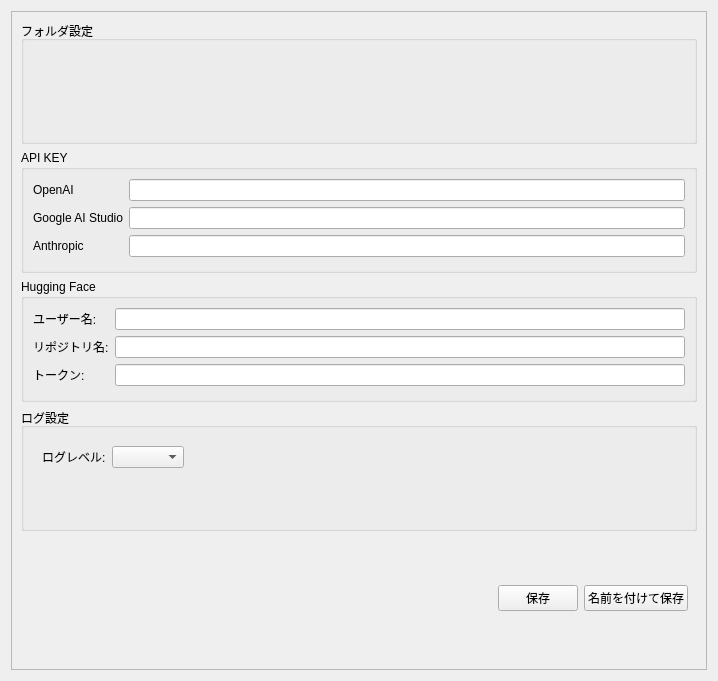
<?xml version="1.0" encoding="UTF-8"?>
<ui version="4.0">
 <class>SettingsWidget</class>
 <widget class="QWidget" name="SettingsWidget">
  <property name="geometry">
   <rect>
    <x>0</x>
    <y>0</y>
    <width>718</width>
    <height>681</height>
   </rect>
  </property>
  <property name="windowTitle">
   <string>Form</string>
  </property>
  <layout class="QVBoxLayout" name="verticalLayout_2">
   <item>
    <widget class="QScrollArea" name="scrollAreaMain">
     <property name="widgetResizable">
      <bool>true</bool>
     </property>
     <widget class="QWidget" name="scrollAreaWidgetContents">
      <property name="geometry">
       <rect>
        <x>0</x>
        <y>0</y>
        <width>694</width>
        <height>657</height>
       </rect>
      </property>
      <layout class="QVBoxLayout" name="layoutScrollArea">
       <item>
        <widget class="QGroupBox" name="groupBoxFolders">
         <property name="title">
          <string>フォルダ設定</string>
         </property>
         <layout class="QVBoxLayout" name="layoutFolders">
          <item>
           <widget class="DirectoryPickerWidget" name="dirPickerOutput" native="true"/>
          </item>
          <item>
           <widget class="DirectoryPickerWidget" name="dirPickerResponse" native="true"/>
          </item>
          <item>
           <widget class="DirectoryPickerWidget" name="dirPickerEditedOutput" native="true"/>
          </item>
         </layout>
        </widget>
       </item>
       <item>
        <widget class="QGroupBox" name="groupBoxApiSettings">
         <property name="title">
          <string>API KEY</string>
         </property>
         <layout class="QFormLayout" name="formLayout">
          <item row="0" column="0">
           <widget class="QLabel" name="labelOpenAiKey">
            <property name="text">
             <string>OpenAI</string>
            </property>
           </widget>
          </item>
          <item row="0" column="1">
           <widget class="QLineEdit" name="lineEditOpenAiKey"/>
          </item>
          <item row="1" column="0">
           <widget class="QLabel" name="labelGoogleKey">
            <property name="text">
             <string>Google AI Studio</string>
            </property>
           </widget>
          </item>
          <item row="1" column="1">
           <widget class="QLineEdit" name="lineEditGoogleVisionKey"/>
          </item>
          <item row="2" column="0">
           <widget class="QLabel" name="labelAnthropicKey">
            <property name="text">
             <string>Anthropic</string>
            </property>
           </widget>
          </item>
          <item row="2" column="1">
           <widget class="QLineEdit" name="lineEditAnthropicKey"/>
          </item>
         </layout>
        </widget>
       </item>
       <item>
        <widget class="QGroupBox" name="groupBoxHuggingFaceSettings">
         <property name="title">
          <string>Hugging Face</string>
         </property>
         <layout class="QFormLayout" name="layoutHuggingFace">
          <item row="0" column="0">
           <widget class="QLabel" name="labelHfUsername">
            <property name="text">
             <string>ユーザー名:</string>
            </property>
           </widget>
          </item>
          <item row="0" column="1">
           <widget class="QLineEdit" name="lineEditHfUsername"/>
          </item>
          <item row="1" column="0">
           <widget class="QLabel" name="labelHfRepoName">
            <property name="text">
             <string>リポジトリ名:</string>
            </property>
           </widget>
          </item>
          <item row="1" column="1">
           <widget class="QLineEdit" name="lineEditHfRepoName"/>
          </item>
          <item row="2" column="0">
           <widget class="QLabel" name="labelHfToken">
            <property name="text">
             <string>トークン:</string>
            </property>
           </widget>
          </item>
          <item row="2" column="1">
           <widget class="QLineEdit" name="lineEditHfToken"/>
          </item>
         </layout>
        </widget>
       </item>
       <item>
        <widget class="QGroupBox" name="groupBoxLogSettings">
         <property name="title">
          <string>ログ設定</string>
         </property>
         <layout class="QVBoxLayout" name="verticalLayout">
          <item>
           <widget class="QWidget" name="LoglLevel" native="true">
            <property name="sizePolicy">
             <sizepolicy hsizetype="Expanding" vsizetype="Preferred">
              <horstretch>0</horstretch>
              <verstretch>0</verstretch>
             </sizepolicy>
            </property>
            <layout class="QHBoxLayout" name="horizontalLayout_2">
             <item>
              <widget class="QLabel" name="labelLogLevel">
               <property name="text">
                <string>ログレベル:</string>
               </property>
              </widget>
             </item>
             <item>
              <widget class="QComboBox" name="comboBoxLogLevel"/>
             </item>
             <item>
              <spacer name="HSpacerLogLevel">
               <property name="orientation">
                <enum>Qt::Orientation::Horizontal</enum>
               </property>
               <property name="sizeHint" stdset="0">
                <size>
                 <width>40</width>
                 <height>20</height>
                </size>
               </property>
              </spacer>
             </item>
            </layout>
           </widget>
          </item>
          <item>
           <widget class="FilePickerWidget" name="filePickerLogFile" native="true">
            <property name="sizePolicy">
             <sizepolicy hsizetype="Expanding" vsizetype="Preferred">
              <horstretch>0</horstretch>
              <verstretch>0</verstretch>
             </sizepolicy>
            </property>
           </widget>
          </item>
         </layout>
        </widget>
       </item>
       <item>
        <widget class="QWidget" name="SaveSettings" native="true">
         <layout class="QHBoxLayout" name="layoutButtons">
          <item>
           <spacer name="HSpacerSaveButtons">
            <property name="orientation">
             <enum>Qt::Orientation::Horizontal</enum>
            </property>
            <property name="sizeHint" stdset="0">
             <size>
              <width>40</width>
              <height>20</height>
             </size>
            </property>
           </spacer>
          </item>
          <item>
           <widget class="QPushButton" name="buttonSave">
            <property name="text">
             <string>保存</string>
            </property>
           </widget>
          </item>
          <item>
           <widget class="QPushButton" name="buttonSaveAs">
            <property name="text">
             <string>名前を付けて保存</string>
            </property>
           </widget>
          </item>
         </layout>
        </widget>
       </item>
      </layout>
     </widget>
    </widget>
   </item>
  </layout>
 </widget>
 <customwidgets>
  <customwidget>
   <class>DirectoryPickerWidget</class>
   <extends>QWidget</extends>
   <header>..widgets.directory_picker</header>
   <container>1</container>
  </customwidget>
  <customwidget>
   <class>FilePickerWidget</class>
   <extends>QWidget</extends>
   <header>..widgets.file_picker</header>
   <container>1</container>
  </customwidget>
 </customwidgets>
 <resources/>
 <connections/>
 <slots>
  <slot>on_buttonSave_clicked()</slot>
  <slot>on_buttonSaveAs_clicked()</slot>
  <slot>on_lineEditOpenAiKey_editingFinished()</slot>
  <slot>on_lineEditGoogleVisionKey_editingFinished()</slot>
  <slot>on_lineEditAnthropicKey_editingFinished()</slot>
  <slot>on_lineEditHfUsername_editingFinished()</slot>
  <slot>on_lineEditHfRepoName_editingFinished()</slot>
  <slot>on_lineEditHfToken_editingFinished()</slot>
  <slot>on_comboBoxLogLevel_currentIndexChanged(int)</slot>
 </slots>
</ui>
